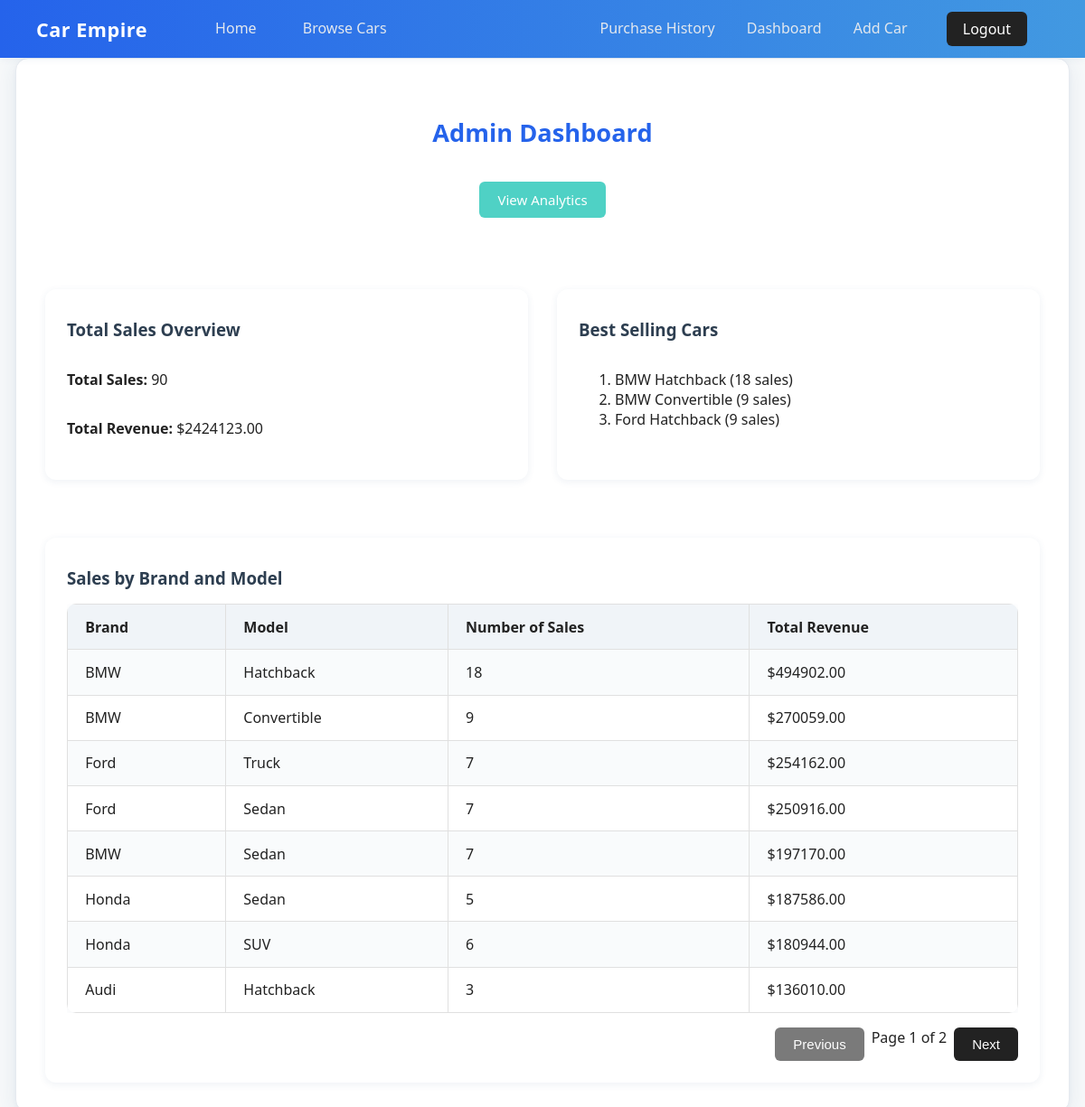
The page /admin/dashboard (signed in) on the database its author committed.
### tables this page shows
CREATE TABLE cars (
    id INTEGER PRIMARY KEY AUTOINCREMENT,
    brand TEXT NOT NULL,
    model TEXT NOT NULL,
    price REAL NOT NULL,
    cost_price REAL NOT NULL,
    stock INTEGER NOT NULL,
    year INTEGER,
    color TEXT,
    mileage INTEGER,
    description TEXT
);

### app.py (the view)
@app.route('/admin/dashboard')
def admin_dashboard():
    if not session.get('is_admin'):
        abort(403)
    db = get_db()
    total_sales = db.execute('SELECT COUNT(*) as count, SUM(sale_price) as revenue FROM sales').fetchone()
    sales_by_brand = db.execute('''
        SELECT cars.brand, cars.model, COUNT(sales.id) as num_sales, SUM(sales.sale_price) as total_revenue
        FROM sales
        JOIN cars ON sales.car_id = cars.id
        GROUP BY cars.brand, cars.model
        ORDER BY total_revenue DESC
    ''').fetchall()
    best_selling = db.execute('''
        SELECT cars.brand, cars.model, COUNT(sales.id) as num_sales
        FROM sales
        JOIN cars ON sales.car_id = cars.id
        GROUP BY cars.brand, cars.model
        ORDER BY num_sales DESC
        LIMIT 3
    ''').fetchall()
    page = request.args.get('page', 1, type=int)
    return render_template('admin_dashboard.html', total_sales=total_sales, sales_by_brand=sales_by_brand, best_selling=best_selling, page=page)

### app.py (called while the page is built)
def get_db():
    db = getattr(g, '_database', None)
    if db is None:
        db = g._database = sqlite3.connect(DATABASE)
        db.row_factory = sqlite3.Row
    return db

@app.teardown_appcontext
def close_connection(exception):
    db = getattr(g, '_database', None)
    if db is not None:
        db.close()

### templates/admin_dashboard.html (shortened to what this page needs)
{% extends 'base.html' %}
{% block content %}
<div class="admin-page-center">
  <div class="admin-card">
    <h2 class="admin-title">Admin Dashboard</h2>
    <div class="admin-actions">
      <a href="{{ url_for('admin_analytics') }}" class="btn btn-info">View Analytics</a>
    </div>
    <div class="dashboard-grid" style="margin-bottom: 0;">
      <div class="dashboard-card">
        <h3>Total Sales Overview</h3>
        <p><strong>Total Sales:</strong> {{ total_sales.count or 0 }}</p>
        <p><strong>Total Revenue:</strong> ${{ '%.2f'|format(total_sales.revenue or 0) }}</p>
      </div>
      <div class="dashboard-card">
        <h3>Best Selling Cars</h3>
        <ol>
          {% for car in best_selling %}
          <li>{{ car.brand }} {{ car.model }} ({{ car.num_sales }} sales)</li>
          {% endfor %}
        </ol>
      </div>
    </div>
    <div class="dashboard-card" style="margin-top: 32px;">
      <h3>Sales by Brand and Model</h3>
      <div class="table-responsive">
        <table class="admin-table paginated-table">
          <tr>
            <th>Brand</th>
            <th>Model</th>
            <th>Number of Sales</th>
            <th>Total Revenue</th>
          </tr>
          {% for row in sales_by_brand %}
          <tr>
            <td>{{ row.brand }}</td>
            <td>{{ row.model }}</td>
            <td>{{ row.num_sales }}</td>
            <td>${{ '%.2f'|format(row.total_revenue or 0) }}</td>
          </tr>
          {% endfor %}
        </table>
      </div>
      <div class="pagination-controls"></div>
    </div>
  </div>
</div>
{% endblock %}

### static/style.css (style rules this page uses)
body { font-family: 'Segoe UI', Arial, sans-serif; background: #f7f9fa; margin: 0; padding: 0; color: #222; }
h1, h2, h3, h4 { color: #2d3e50; }
table { width: 100%; border-collapse: collapse; margin-bottom: 2em; background: #fff; box-shadow: 0 2px 8px rgba(0,0,0,0.03); }
table th, table td { padding: 0.75em 1em; border: 1px solid #e0e0e0; text-align: left; }
table th { background: #f0f4f8; }
table tr:nth-child(even) { background: #f9fbfc; }
ul, ol { margin-bottom: 2em; }
.btn { padding: 10px 20px; border-radius: 6px; border: none; cursor: pointer; text-decoration: none; text-align: center; font-size: 15px; font-weight: 500; transition: background 0.2s, color 0.2s; box-shadow: 0 1px 2px rgba(44,82,130,0.04); }
.btn-info { background: #4fd1c5; color: #fff; }
.admin-page-center { min-height: 70vh; display: flex; align-items: flex-start; justify-content: center; background: none; }
.admin-card { width: 100%; max-width: 1100px; padding: 2.5em 2em 2em 2em; border-radius: 14px; background: #fff; box-shadow: 0 4px 24px rgba(44,82,130,0.10), 0 1.5px 4px rgba(44,82,130,0.04); border: 1px solid #e6eaf0; display: flex; flex-direction: column; gap: 2em; }
.admin-title { text-align: center; font-size: 1.7em; font-weight: 700; margin-bottom: 0.5em; color: #2563eb; }
.admin-actions { text-align: center; margin-bottom: 1.5em; }
.admin-table { width: 100%; border-collapse: collapse; background: #fff; border-radius: 10px; overflow: hidden; box-shadow: 0 2px 8px rgba(44,82,130,0.06); margin-bottom: 1.5em; }
.admin-table th, .admin-table td { padding: 0.85em 1.2em; border: 1px solid #e0e0e0; text-align: left; }
.admin-table th { background: #f0f4f8; font-weight: 600; }
.admin-table tr:nth-child(even) { background: #f9fbfc; }
.dashboard-grid { display: grid; grid-template-columns: repeat(auto-fit, minmax(320px, 1fr)); gap: 32px; margin-top: 32px; }
.dashboard-card { background: #fff; border-radius: 12px; box-shadow: 0 2px 8px rgba(44,82,130,0.08); padding: 2rem 1.5rem 1.5rem 1.5rem; display: flex; flex-direction: column; min-width: 0; }
.dashboard-card h3 { margin-top: 0; margin-bottom: 1rem; color: #2d3e50; }
.dashboard-card table { margin-bottom: 0; }
.table-responsive { width: 100%; overflow-x: auto; }
.pagination-controls { display: flex; justify-content: flex-end; gap: 0.5em; margin-top: 1em; }

### rows shown on the page
cars: brand "Ford", model "Hatchback", num_sales "9"

### other values the page prints
{{ total_sales.count or 0 }} "90"
{{ '%.2f'|format(total_sales.revenue or 0) }} "2424123.00"
{{ car.brand }} "BMW" "BMW"
{{ car.model }} "Hatchback" "Convertible"
{{ car.num_sales }} "18" "9"
{{ row.brand }} "BMW" "BMW" "Ford" "Ford" "BMW" "Honda" "Honda" "Audi"
{{ row.model }} "Hatchback" "Convertible" "Truck" "Sedan" "Sedan" "Sedan" "SUV" "Hatchback"
{{ row.num_sales }} "18" "9" "7" "7" "7" "5" "6" "3"
{{ '%.2f'|format(row.total_revenue or 0) }} "494902.00" "270059.00" "254162.00" "250916.00" "197170.00" "187586.00" "180944.00" "136010.00"
